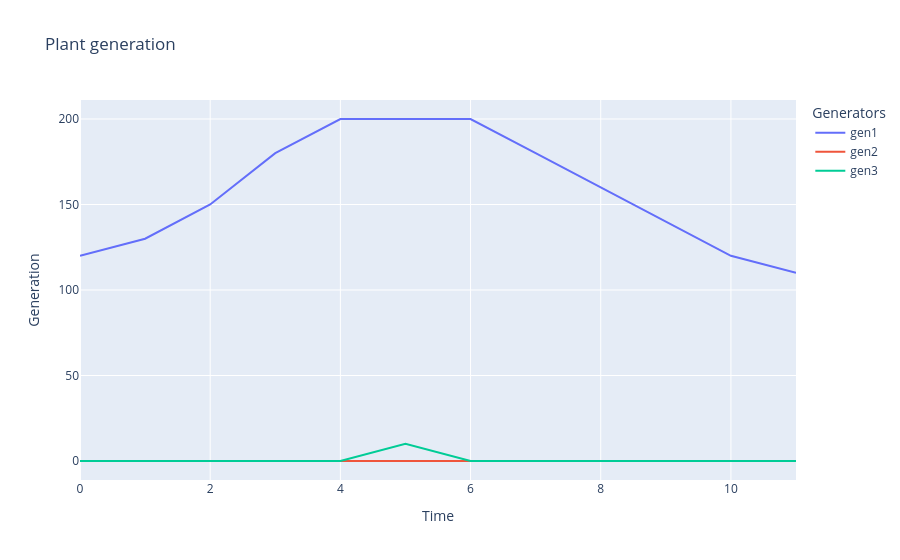
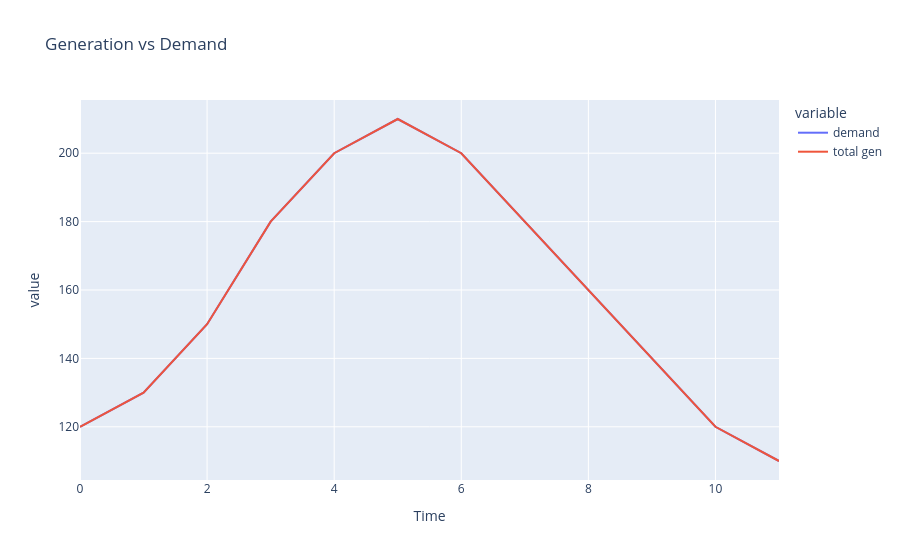

The cell these charts' notebook holds for them, in order:
### Code cell
#Unit Commitment problem

# Three generators
# g1_i: generator 1 production [MW] at time period i
# g2_i: generator 2 production [MW] at time period i
# g3_i: generator 3 production [MW] at time period i
# b1_i: binary variable for when generator 1 on at time period i
# b2_i: binary variable for when generator 2 on at time period i
# b3_i: binary variable for when generator 3 on at time period i
# c1: production cost of generator 1 [£/MWh]
# c2: production cost of generator 2 [£/MWh]
# c3: production cost of generator 3 [£/MWh]
# sc1: start-up cost of generator 1 [£]
# sc2: start-up cost of generator 2 [£]
# sc3: start-up cost of generator 3 [£]
# s1_i: Counts number of starts of generator 1 - is 1 if generator 1 starts-up in period  i, 0 otherwise
# s2_i: Counts number of starts of generator 2 - is 1 if generator 2 starts-up in period  i, 0 otherwise
# s3_i: Counts number of starts of generator 3 - is 1 if generator 3 starts-up in period  i, 0 otherwise


# d_i : Demand at time period [i]
# t: time granularity [h]

# Objective function (Cost equation)
# sum_i{ [g1_i*c1 + g2_i*c2 + g3_i*c3]*t + (s1_i*sc1 + s2_i*sc2 + s3_i*sc3)}

# Count starts
# s1_i >=0, s1_i >= b1_i - b1_(i-1)
# s2_i >=0, s2_i >= b2_i - b2_(i-1)
# s3_i>=0, s3_i >= b3_i - b3_(i-1)
# Boundary condition of start counting
# s1_0 >= b1_0
# s2_0 >= b2_0
# s3_0 >= b3_0

# Constraints
# Supply-demand balance
# g1_i + g2_i + g3_i == d_i

# Min output of generator
# g1_i >= 50*b1_i
# g2_i >= 20*b1_i
# g3_i >= 10*b1_i

# Max output of generator
# g1_i <= 200
# g2_i <= 100
# g3_i <= 50


t = 0.5 #granularity
I = 12 # number of time steps
g1_max = 200 # max g1 output [MW]
g2_max = 100 # max g2 output [MW]
g3_max = 50 # max g3 output [MW]
g1_min = 50 # min g1 output [MW]
g2_min = 20 #min g2 output [MW]
g3_min = 10 #min g3 output [MW]

# Costs
c1 = 20
c2 = 35
c3 = 55
sc1 = 100
sc2 = 50
sc3 = 20

demand = np.array([120, 130, 150, 180, 200, 210, 200, 180, 160, 140, 120, 110])

g1 = cp.Variable(I)
b1 = cp.Variable(I, boolean=True)
s1 = cp.Variable(I)

g2 = cp.Variable(I)
b2 = cp.Variable(I, boolean=True)
s2 = cp.Variable(I)

g3 = cp.Variable(I)
b3 = cp.Variable(I, boolean=True)
s3 = cp.Variable(I)



constraints5 = [ g1+ g2 +g3 == demand, g1<= g1_max*b1,
                 g2<= g2_max*b2,
                 g3<=g3_max*b3,
                 g1>=g1_min*b1,
                 g2>=g2_min*b2,
                 g3>=g3_min*b3,
                 s1>=0,
                 s2>=0,
                 s3>=0,
                s1[0] >= b1[0],
                s2[0] >= b2[0],
                s3[0] >= b3[0],
                s1[1:I-1] >= b1[1:I-1] - b1[0:I-2],
                s2[1:I-1] >= b2[1:I-1] - b2[0:I-2],
                s3[1:I-1] >= b3[1:I-1] - b3[0:I-2]]


#Objective function
obj5 = cp.Minimize(cp.sum(g1*c1 + g2*c2 + g3*c3)*t + cp.sum(s1*sc1 + s2*sc2 + s3*sc3))

#Form & solve problem
prob5 = cp.Problem(obj5, constraints5)
prob5.solve(solver=cp.HIGHS) #Returns the optimal vlaue
print("status", prob5.status)
print("optimal value", prob5.value)

g1_output = g1.value
g2_output = g2.value
g3_output = g3.value
total_gen = g1_output + g2_output + g3_output

# Convert the matrix into a Pandas DataFrame
# Each column represents a vehicle, each row is a time step
df = pd.DataFrame({
    'Time': np.arange(I),
    'demand': demand,
    'gen1': g1_output,
    'gen2': g2_output,
    'gen3': g3_output,
    'total gen': total_gen
})

fig_gen = px.line(
    df, 
    x="Time", 
    y=["gen1", "gen2","gen3"],
    labels={"value": "Generation", "variable": "Generators"},
    title="Plant generation"
)

fig_dem = px.line(
    df, x="Time", y = ["demand", "total gen"], title = "Generation vs Demand")

# Display charts
fig_gen.show()
fig_dem.show()

print(s1.value)
print(s2.value)
print(s3.value)

#print(b1.value)
#print(b2.value)
#print(b3.value)

### Figure 1 — Plotly figure (JSON) as saved in the notebook; plotly's stock layout.template omitted (floating-point values rounded to 4 significant figures)
{"data": [{"hovertemplate": "Generators=gen1<br>Time=%{x}<br>Generation=%{y}<extra></extra>", "legendgroup": "gen1", "line": {"color": "#636efa", "dash": "solid"}, "marker": {"symbol": "circle"}, "mode": "lines", "name": "gen1", "orientation": "v", "showlegend": true, "type": "scatter", "x": [0, 1, 2, 3, 4, 5, 6, 7, 8, 9, 10, 11], "xaxis": "x", "y": [120.0, 130.0, 150.0, 180.0, 200.0, 200.0, 200.0, 180.0, 160.0, 140.0, 120.0, 110.0], "yaxis": "y"}, {"hovertemplate": "Generators=gen2<br>Time=%{x}<br>Generation=%{y}<extra></extra>", "legendgroup": "gen2", "line": {"color": "#EF553B", "dash": "solid"}, "marker": {"symbol": "circle"}, "mode": "lines", "name": "gen2", "orientation": "v", "showlegend": true, "type": "scatter", "x": [0, 1, 2, 3, 4, 5, 6, 7, 8, 9, 10, 11], "xaxis": "x", "y": [0.0, 0.0, 0.0, 0.0, 0.0, 1e-07, 0.0, 0.0, 0.0, 0.0, 0.0, 0.0], "yaxis": "y"}, {"hovertemplate": "Generators=gen3<br>Time=%{x}<br>Generation=%{y}<extra></extra>", "legendgroup": "gen3", "line": {"color": "#00cc96", "dash": "solid"}, "marker": {"symbol": "circle"}, "mode": "lines", "name": "gen3", "orientation": "v", "showlegend": true, "type": "scatter", "x": [0, 1, 2, 3, 4, 5, 6, 7, 8, 9, 10, 11], "xaxis": "x", "y": [0.0, 0.0, 0.0, 0.0, 0.0, 10.0, 0.0, 0.0, 0.0, 0.0, 0.0, 0.0], "yaxis": "y"}], "layout": {"legend": {"title": {"text": "Generators"}, "tracegroupgap": 0}, "title": {"text": "Plant generation"}, "xaxis": {"anchor": "y", "domain": [0.0, 1.0], "title": {"text": "Time"}}, "yaxis": {"anchor": "x", "domain": [0.0, 1.0], "title": {"text": "Generation"}}}}

### Figure 2 — Plotly figure (JSON) as saved in the notebook; plotly's stock layout.template omitted (floating-point values rounded to 4 significant figures)
{"data": [{"hovertemplate": "variable=demand<br>Time=%{x}<br>value=%{y}<extra></extra>", "legendgroup": "demand", "line": {"color": "#636efa", "dash": "solid"}, "marker": {"symbol": "circle"}, "mode": "lines", "name": "demand", "orientation": "v", "showlegend": true, "type": "scatter", "x": [0, 1, 2, 3, 4, 5, 6, 7, 8, 9, 10, 11], "xaxis": "x", "y": [120.0, 130.0, 150.0, 180.0, 200.0, 210.0, 200.0, 180.0, 160.0, 140.0, 120.0, 110.0], "yaxis": "y"}, {"hovertemplate": "variable=total gen<br>Time=%{x}<br>value=%{y}<extra></extra>", "legendgroup": "total gen", "line": {"color": "#EF553B", "dash": "solid"}, "marker": {"symbol": "circle"}, "mode": "lines", "name": "total gen", "orientation": "v", "showlegend": true, "type": "scatter", "x": [0, 1, 2, 3, 4, 5, 6, 7, 8, 9, 10, 11], "xaxis": "x", "y": [120.0, 130.0, 150.0, 180.0, 200.0, 210.0, 200.0, 180.0, 160.0, 140.0, 120.0, 110.0], "yaxis": "y"}], "layout": {"legend": {"title": {"text": "variable"}, "tracegroupgap": 0}, "title": {"text": "Generation vs Demand"}, "xaxis": {"anchor": "y", "domain": [0.0, 1.0], "title": {"text": "Time"}}, "yaxis": {"anchor": "x", "domain": [0.0, 1.0], "title": {"text": "value"}}}}
